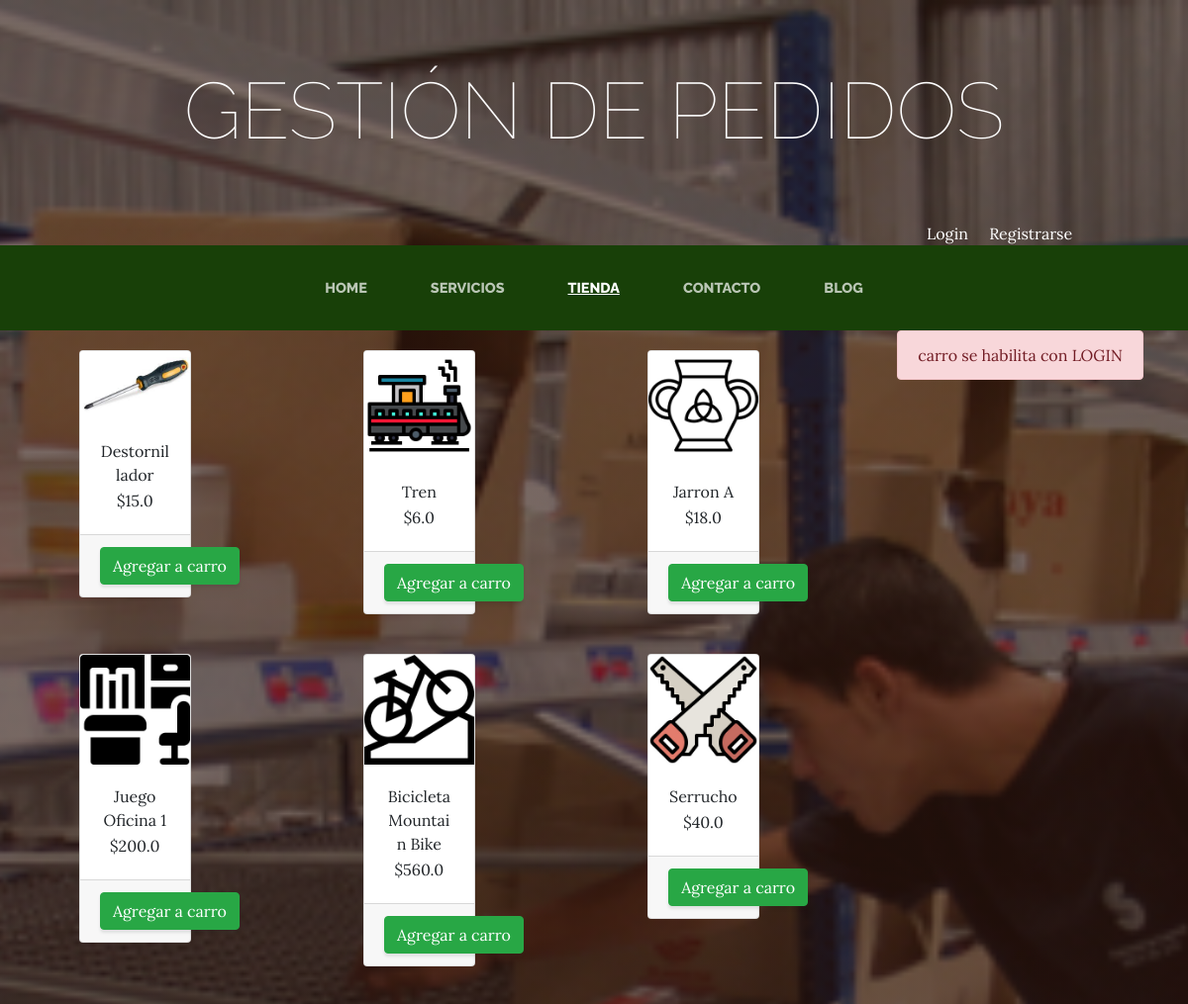
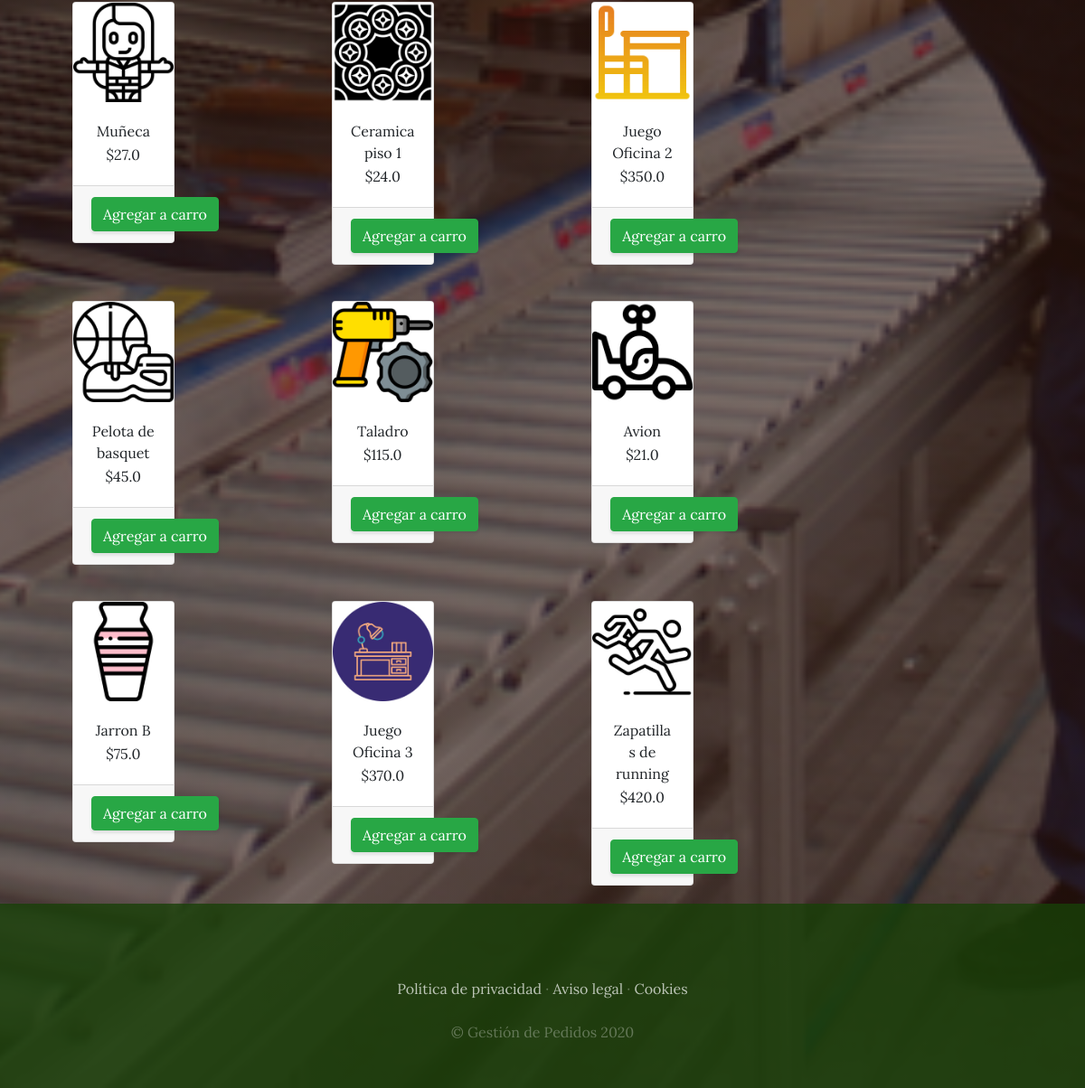
The app's page /tienda/ with its own data (2 pictures, top to bottom).
### tienda/models.py (models this page shows, shortened)
class Producto(models.Model):
    nombre = models.CharField(max_length=100)
    categoria = models.ForeignKey(CategoriaProd, on_delete=models.CASCADE)
    imagen = models.ImageField(upload_to='tienda') # agregar ruta para guardar
    precio = models.FloatField()
    disponibilidad = models.BooleanField(default=True)
    created = models.DateTimeField(auto_now_add=True)
    updated = models.DateTimeField(auto_now=True)
    class Meta:
        verbose_name = 'producto'
        verbose_name_plural = 'productos'

### tienda/views.py (the view)
# urls.py: path('tienda/', tienda.views.tienda, name="Tenda"),
def tienda(request):
    productos = Producto.objects.all()
    return render(request, 'tienda/tienda.html', {'productos': productos})

### carro/context_processor.py (called while the page is built)
def importe_total_carro(request):
    total = 0
    if request.user.is_authenticated:
        for key, value in request.session["carro"].items():
            total = total + float(value["precio"])
    else:
        total = 'Debes loguearte para ver el total'
    return {"importe_total_carro": total}

### tienda/templates/tienda/tienda.html
{% extends "proyectowebapp/base.html" %}
{% load static %}
{% block content %}
<div class="container">
    <div style="float:right;">
        {% if request.user.is_authenticated %}
            {% include "carro/widget.html" %}
        {% else %}
            <div class="alert alert-danger text-center">
                <span>carro se habilita con LOGIN</span>
            </div>
        {% endif %}
    </div>
    <div class="row">
        {% for producto in productos %}
        <div class="col m-3">
            <div class="card" style="width: 50%; margin: 4px 4px;">
                <img
                    class="card-img-top"
                    src="{{ producto.imagen.url }}"
                    alt=""
                />
                <div class="card-body" style="text-align: center;">
                    <h7 class="card-title">
                        {{ producto.nombre }}
                    </h7>
                    <p class="card-text">
                        ${{ producto.precio }}
                    </p>
                </div>
                <div class="card-footer text-center">
                    <a href="{% url 'carro:agregar' producto.id %}" class="btn btn-success">Agregar a carro</a>
                </div>
            </div>
        </div>
        {% endfor %}
    </div>
</div>
{% endblock %}

### proyectowebapp/templates/proyectowebapp/base.html (shortened to what this page needs)
<html>
  <head>
    {% load static %}
    <link
      href="{% static 'proyectowebapp/vendor/bootstrap/css/bootstrap.min.css' %}"
      rel="stylesheet"
    />
    <link
      href="{% static 'proyectowebapp/css/gestion.css' %}"
      rel="stylesheet"
    />
  </head>
  <body>
    <h1 class="site-heading text-center text-white d-none d-lg-block">
      <span class="site-heading-lower">Gestión de Pedidos</span>
    </h1>
    <div style="text-align: right; margin-right: 100px; color: white;">
          {% if user.is_authenticated %}
            usuario: {{ user.username }} &nbsp;&nbsp; <a href="{% url 'cerrar_sesion' %}" style="color:white">Cerrar sesión</a>
          {% else %}
            <a href="{% url 'loguear' %}" style="color:white">Login</a> &nbsp; &nbsp;
            <a href="{% url 'Autenticacion' %}" style="color:white">Registrarse</a> &nbsp; &nbsp;
          {% endif %}
    </div>
    <nav class="navbar navbar-expand-lg navbar-dark py-lg-4" id="mainNav">
      <div class="container">
        <div class="collapse navbar-collapse" id="navbarResponsive">
          <ul class="navbar-nav mx-auto">
            <li
              class="nav-item {% if request.path == '/' %} active {% endif %} px-lg-4"
            >
              <a
                class="nav-link text-uppercase text-expanded"
                href="{% url 'Home' %}"
                >Home</a
              >
            </li>
            <li
              class="nav-item {% if request.path == '/servicios/' %} active {% endif %} px-lg-4"
            >
              <a
                class="nav-link text-uppercase text-expanded"
                href="{% url 'Servicios' %}"
                >Servicios</a
              >
            </li>
            <li
              class="nav-item {% if request.path == '/tienda/' %} active {% endif %} px-lg-4"
            >
              <a
                class="nav-link text-uppercase text-expanded"
                href="{% url 'Tienda' %}"
                >Tienda</a
              >
            </li>
            <li
              class="nav-item {% if request.path == '/contacto/' %} active {% endif %} px-lg-4"
            >
              <a
                class="nav-link text-uppercase text-expanded"
                href=" {% url 'Contacto' %}"
                >Contacto</a
              >
            </li>
            <li
              class="nav-item {% if request.path|slice:':6' == '/blog/' %} active {% endif %} px-lg-4"
            >
              <a
                class="nav-link text-uppercase text-expanded"
                href=" {% url 'Blog' %}"
                >Blog</a
              >
            </li>
          </ul>
        </div>
      </div>
    </nav>
    {% block content %}
    {% endblock %}
    <footer class="footer text-faded text-center py-5">
      <div class="container">
        <p class="m-0 mbt">
          <a href="sample.html" class="link">Política de privacidad</a> ·
          <a href="sample.html" class="link">Aviso legal</a> ·
          <a href="sample.html" class="link">Cookies</a>
        </p>
        <p class="m-0 mbt1">&copy; Gestión de Pedidos 2020</p>
      </div>
    </footer>
  </body>
</html>

### proyectowebapp/static/proyectowebapp/css/gestion.css (style rules this page uses)
body { font-family: 'Lora'; background: linear-gradient(rgba(47, 23, 15, 0.65), rgba(47, 23, 15, 0.65)), url("../img/bg_main.jpg"); background-attachment: fixed; background-position: center; background-size: cover; }
h1, h2, h3, h4, h5, h6 { font-family: 'Raleway'; }
p { line-height: 1.75; }
.text-faded { color: rgba(255, 255, 255, 0.3); }
.site-heading { margin-top: 5rem; margin-bottom: 5rem; text-transform: uppercase; line-height: 1; font-family: 'Raleway'; }
.site-heading .site-heading-lower { font-size: 5rem; font-weight: 100; line-height: 4rem; }
#mainNav { background-color: rgba(24, 64, 8); font-family: 'Raleway'; }
#mainNav .navbar-nav .nav-item .nav-link { color: rgba(255, 255, 255, 0.7); font-weight: 800; }
#mainNav .navbar-nav .nav-item.active .nav-link { color: #ffffff; text-decoration: underline; }
@media (min-width: 992px) { #mainNav .navbar-nav .nav-item .nav-link { font-size: 0.9rem; } }
.footer { background-color: rgba(24, 64, 8, 0.8); }
.btn { box-shadow: 0px 3px 3px 0px rgba(33, 37, 41, 0.1); }
.mbt { padding-top: 2rem; }
.mbt1 { padding-top: 1.25rem; }
a.link { color: rgba(255, 255, 255, 0.7); }

### records on screen
Producto: imagen (picture), nombre "Destornillador", precio "15.0"
Producto: imagen (picture), nombre "Tren", precio "6.0"
Producto: imagen (picture), nombre "Jarron A", precio "18.0"
Producto: imagen (picture), nombre "Juego Oficina 1", precio "200.0"
Producto: imagen (picture), nombre "Bicicleta Mountain Bike", precio "560.0"
Producto: imagen (picture), nombre "Serrucho", precio "40.0"
Producto: imagen (picture), nombre "Muñeca", precio "27.0"
Producto: imagen (picture), nombre "Ceramica piso 1", precio "24.0"
Producto: imagen (picture), nombre "Juego Oficina 2", precio "350.0"
Producto: imagen (picture), nombre "Pelota de basquet", precio "45.0"
Producto: imagen (picture), nombre "Taladro", precio "115.0"
Producto: imagen (picture), nombre "Avion", precio "21.0"
Producto: imagen (picture), nombre "Jarron B", precio "75.0"
Producto: imagen (picture), nombre "Juego Oficina 3", precio "370.0"
Producto: imagen (picture), nombre "Zapatillas de running", precio "420.0"
